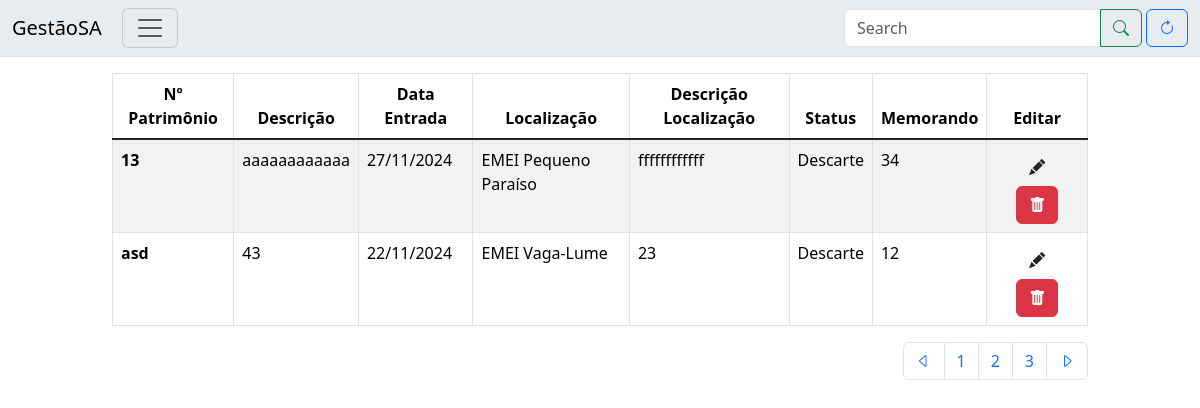
Before: / with the older database file.
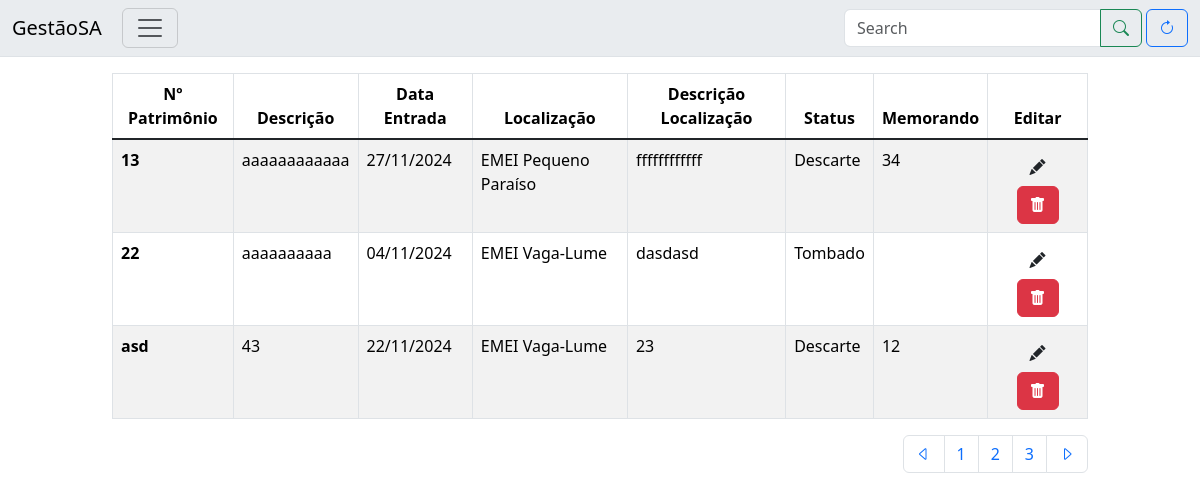
After: the same page with the newer database file.
### tables this page shows
CREATE TABLE `patrimonio` (
  `N_Patrimonio` varchar(20) NOT NULL,
  `Descricao` text NOT NULL,
  `Data_Entrada` date NOT NULL,
  `Localizacao` set('EMEI Pequeno Paraíso','EMEI Vaga-Lume','EMEI Vovó Amália','EMEF Sol Nascente','EMEF Rui Barbosa','EMEF Antônio João','EMEF São João','EMEF Antônio Liberato','SME') NOT NULL,
  `Descricao_Localizacao` varchar(500) NOT NULL,
  `Status` set('Tombado','Descarte') NOT NULL,
  `Memorando` varchar(30) DEFAULT NULL
);

### index.php (the view, shortened to what this page needs)
<!doctype html>
<html lang="pt-BR">
<head>
  <link href="https://cdn.jsdelivr.net/npm/bootstrap@5.3.3/dist/css/bootstrap.min.css" rel="stylesheet"
>
  <link rel="stylesheet" href="https://cdn.jsdelivr.net/npm/bootstrap-icons@1.11.3/font/bootstrap-icons.min.css">
</head>
<body>
  <nav class="navbar bg-body-secondary border-bottom">
    <div class="container-fluid d-flex justify-content-start">
      <a class="navbar-brand" href="#">GestãoSA</a>
      <div class="flex-grow-1 ms-1">
        <button class="navbar-toggler" type="button" data-bs-toggle="offcanvas" data-bs-target="#offcanvasNavbar"
          aria-controls="offcanvasNavbar" aria-label="Toggle navigation">
          <span class="navbar-toggler-icon"></span>
        </button>
      </div>
      <form class="d-flex">
        <div class="input-group mx-1">
          <input class="form-control" type="search" id="search" placeholder="Search" aria-label="Search">
          <button class="btn btn-outline-success" type="button" onclick="searchTabela(document.getElementById('search').value)"><i class="bi bi-search"></i></button>
        </div>
        <button class="btn btn-outline-primary" type="button" onclick="location.reload(true)"><i class="bi bi-arrow-clockwise"></i></button>
      </form>
    </div>
  </nav>
  <div class="container-fluid">
    <div class="row justify-content-center">
      <div class="col-10">
        <table class='table table-bordered mt-3 table-striped' id="table">
          <thead class="text-center">
            <tr>
              <th scope='col'>Nº Patrimônio</th>
              <th scope='col'>Descrição</th>
              <th scope='col'>Data Entrada</th>
              <th scope='col'>Localização</th>
              <th scope='col'>Descrição Localização</th>
              <th scope='col'>Status</th>
              <th scope='col'>Memorando</th>
              <th scope='col'>Editar</th>
            </tr>
          </thead>
          <tbody class='table-group-divider'>
            <?php
            $servername = "localhost";
            $username = "root";
            $password = "";
            $dbname = "gestaosa";
            $conn = mysqli_connect($servername, $username, $password, $dbname);
            $sql = "SELECT * FROM patrimonio";
            $result = mysqli_query($conn, $sql);
            if (mysqli_num_rows($result) > 0) {
              while ($row = mysqli_fetch_assoc($result)) {
                $dataEntrada = DateTime::createFromFormat('Y-m-d', $row["Data_Entrada"]);
                $dataFormatada = $dataEntrada ? $dataEntrada->format('d/m/Y') : '';
                echo "
            <tr>
                <th scope='row'>" . $row["N_Patrimonio"] . "</th>
                <td>" . $row["Descricao"] . "</td>
                <td>" . $dataFormatada . "</td>
                <td>" . $row["Localizacao"] . "</td>
                <td>" . $row["Descricao_Localizacao"] . "</td>
                <td>" . $row["Status"] . "</td>
                <td>" . $row["Memorando"] . "</td>
                <td class='text-center'>
                    <button class='mx-1 btn' type='button' onclick='carregarDadosEditar(\"" . $row["N_Patrimonio"] . "\")'><i class='bi bi-pencil-fill'></i></button>
                    <button class='mx-1 btn btn-danger' onclick='carregarDadosExcluir(\"" . $row["N_Patrimonio"] . "\")'><i class='bi bi-trash-fill'></i></button>
                </td>
            </tr>
            ";
              }
              echo "</tbody> </table>";
            } else {
              echo "Nenhum resultado encontrado";
            }
            ?>
      </div>
    </div>
    <div class="row justify-content-center">
      <div class="col-10">
        <ul class="pagination justify-content-end">
          <li class="page-item"><a class="page-link" href="#"><i class="bi bi-caret-left"></i></a></li>
          <li class="page-item"><a class="page-link" href="#">1</a></li>
          <li class="page-item"><a class="page-link" href="#">2</a></li>
          <li class="page-item"><a class="page-link" href="#">3</a></li>
          <li class="page-item"><a class="page-link" href="#"><i class="bi bi-caret-right"></i></a></li>
        </ul>
      </div>
    </div>
  </div>
</body>
</html>

Changed rows visible on the page:
added patrimonio: N_Patrimonio "22", Descricao "aaaaaaaaaa", Data_Entrada "04/11/2024", Localizacao "EMEI Vaga-Lume", Descricao_Localizacao "dasdasd", Status "Tombado"
